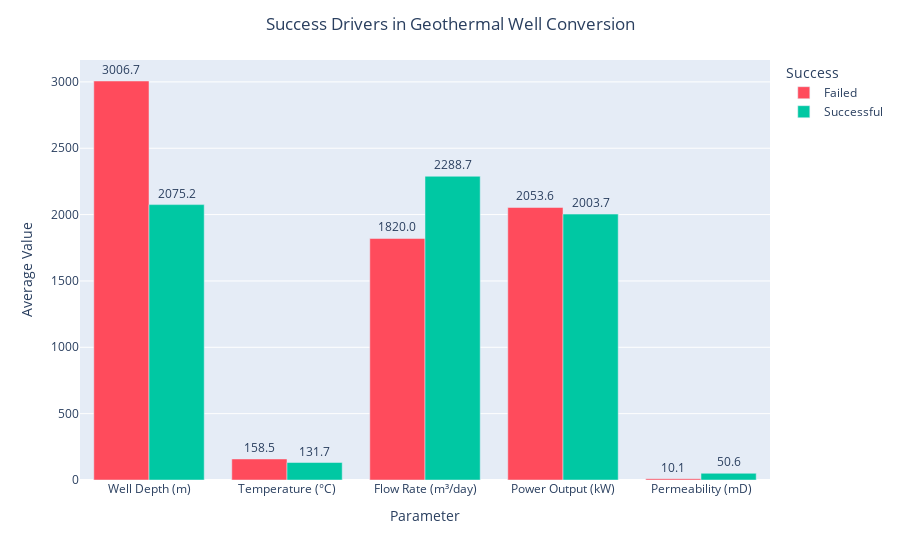

Notebook code for this chart:
### Code cell
agg = df.groupby('Success').agg(
    Well_Depth_m     = ('Well_Depth_m', 'mean'),
    Bottomhole_Temp_C= ('Bottomhole_Temp_C', 'mean'),
    Flow_Rate_m3_day = ('Flow_Rate_m3_day', 'mean'),
    Power_Output_kW  = ('Power_Output_kW', 'mean'),
    Permeability_mD  = ('Permeability_mD', 'mean')
).reset_index()

agg_long = agg.melt(
    id_vars='Success',
    var_name='Parameter',
    value_name='Average_Value'
)

agg_long['Success'] = agg_long['Success'].map({1: 'Successful', 0: 'Failed'})
param_labels = {
    'Well_Depth_m': 'Well Depth (m)',
    'Bottomhole_Temp_C': 'Temperature (°C)',
    'Flow_Rate_m3_day': 'Flow Rate (m³/day)',
    'Power_Output_kW': 'Power Output (kW)',
    'Permeability_mD': 'Permeability (mD)'
}
agg_long['Parameter'] = agg_long['Parameter'].map(param_labels)

fig = px.bar(
    agg_long,
    x='Parameter',
    y='Average_Value',
    color='Success',
    barmode='group',
    color_discrete_map={
        'Successful': '#00C8A3',  # teal
        'Failed': '#FF4B5C'       # red
    },
    text='Average_Value'
)

fig.update_traces(texttemplate='%{text:.1f}', textposition='outside')

fig.update_layout(
    title=dict(
        text='Success Drivers in Geothermal Well Conversion',
        x=0.5,
        xanchor='center'
    ),
    xaxis_title='Parameter',
    yaxis_title='Average Value',
)

fig.show()

### Figure 1 — Plotly figure (JSON) as saved in the notebook; plotly's stock layout.template omitted (floating-point values rounded to 4 significant figures)
{"data": [{"alignmentgroup": "True", "hovertemplate": "Success=Failed<br>Parameter=%{x}<br>Average_Value=%{text}<extra></extra>", "legendgroup": "Failed", "marker": {"color": "#FF4B5C", "pattern": {"shape": ""}}, "name": "Failed", "offsetgroup": "Failed", "orientation": "v", "showlegend": true, "text": [3007.0, 158.5, 1820.0, 2054.0, 10.13], "textposition": "outside", "texttemplate": "%{text:.1f}", "type": "bar", "x": ["Well Depth (m)", "Temperature (°C)", "Flow Rate (m³/day)", "Power Output (kW)", "Permeability (mD)"], "xaxis": "x", "y": [3007.0, 158.5, 1820.0, 2054.0, 10.13], "yaxis": "y"}, {"alignmentgroup": "True", "hovertemplate": "Success=Successful<br>Parameter=%{x}<br>Average_Value=%{text}<extra></extra>", "legendgroup": "Successful", "marker": {"color": "#00C8A3", "pattern": {"shape": ""}}, "name": "Successful", "offsetgroup": "Successful", "orientation": "v", "showlegend": true, "text": [2075.0, 131.7, 2289.0, 2004.0, 50.56], "textposition": "outside", "texttemplate": "%{text:.1f}", "type": "bar", "x": ["Well Depth (m)", "Temperature (°C)", "Flow Rate (m³/day)", "Power Output (kW)", "Permeability (mD)"], "xaxis": "x", "y": [2075.0, 131.7, 2289.0, 2004.0, 50.56], "yaxis": "y"}], "layout": {"barmode": "group", "legend": {"title": {"text": "Success"}, "tracegroupgap": 0}, "margin": {"t": 60}, "title": {"text": "Success Drivers in Geothermal Well Conversion", "x": 0.5, "xanchor": "center"}, "xaxis": {"anchor": "y", "domain": [0, 1], "title": {"text": "Parameter"}}, "yaxis": {"anchor": "x", "domain": [0, 1], "title": {"text": "Average Value"}}}}
